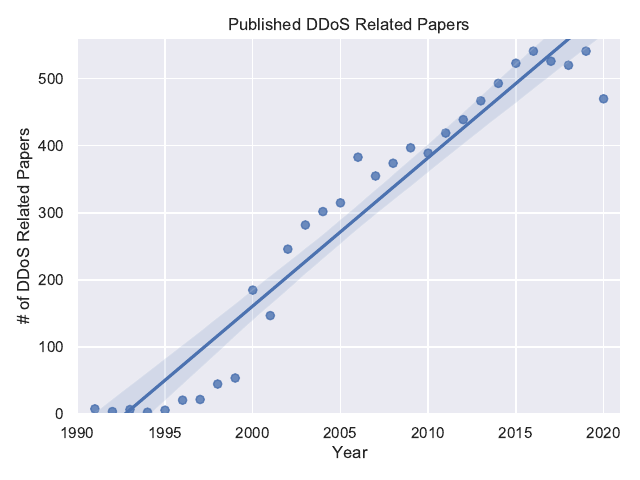

Write the Python code that produced this figure.
import seaborn as sns
import pandas as pd
import matplotlib.pyplot as plt

df = pd.read_csv("step-1-filtered.csv")

print(df.head())

count_df = df["year"].value_counts().rename_axis('year').reset_index(name='# of papers')
count_df = count_df.sort_values(by=["year"])

print(count_df)

sns.set_theme(style="darkgrid")
# ax = sns.histplot(data=df, x="year", binwidth=2, bins=29, kde=True)
# plt.show()

# ax = sns.lineplot(x="year", y="counts", data=count_df)
# plt.show()

ax = sns.regplot(x="year", y="# of papers", data=count_df)
ax.set(ylim=(0, 560))
ax.set_xlim(1990, 2021)
ax.set_title('Published DDoS Related Papers')
ax.set_xlabel('Year')
ax.set_ylabel('# of DDoS Related Papers')
plt.tight_layout()
plt.savefig('paper-num.pdf')